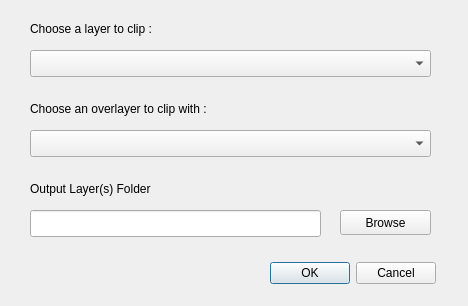
<?xml version="1.0" encoding="UTF-8"?>
<ui version="4.0">
 <class>MultiClip</class>
 <widget class="QDialog" name="MultiClip">
  <property name="geometry">
   <rect>
    <x>0</x>
    <y>0</y>
    <width>468</width>
    <height>306</height>
   </rect>
  </property>
  <property name="windowTitle">
   <string>Dissolve with stats</string>
  </property>
  <widget class="QLabel" name="labelLayerList">
   <property name="geometry">
    <rect>
     <x>30</x>
     <y>20</y>
     <width>211</width>
     <height>17</height>
    </rect>
   </property>
   <property name="toolTip">
    <string>&lt;html&gt;&lt;head/&gt;&lt;body&gt;&lt;p&gt;Choose a layer to dissolve&lt;/p&gt;&lt;/body&gt;&lt;/html&gt;</string>
   </property>
   <property name="text">
    <string>Choose a layer to clip :</string>
   </property>
  </widget>
  <widget class="QLabel" name="labelFieldList">
   <property name="geometry">
    <rect>
     <x>30</x>
     <y>100</y>
     <width>211</width>
     <height>17</height>
    </rect>
   </property>
   <property name="toolTip">
    <string>&lt;html&gt;&lt;head/&gt;&lt;body&gt;&lt;p&gt;All the geometries with the same value for this field will be merged together&lt;/p&gt;&lt;/body&gt;&lt;/html&gt;</string>
   </property>
   <property name="text">
    <string>Choose an overlayer to clip with :</string>
   </property>
  </widget>
  <widget class="QComboBox" name="comboLayerList">
   <property name="geometry">
    <rect>
     <x>30</x>
     <y>50</y>
     <width>401</width>
     <height>27</height>
    </rect>
   </property>
  </widget>
  <widget class="QComboBox" name="comboFieldList">
   <property name="geometry">
    <rect>
     <x>30</x>
     <y>130</y>
     <width>401</width>
     <height>27</height>
    </rect>
   </property>
   <property name="editable">
    <bool>false</bool>
   </property>
   <property name="currentIndex">
    <number>-1</number>
   </property>
  </widget>
  <widget class="QDialogButtonBox" name="buttonBox">
   <property name="geometry">
    <rect>
     <x>260</x>
     <y>260</y>
     <width>176</width>
     <height>27</height>
    </rect>
   </property>
   <property name="standardButtons">
    <set>QDialogButtonBox::Cancel|QDialogButtonBox::Ok</set>
   </property>
  </widget>
  <widget class="QToolButton" name="outButton">
   <property name="geometry">
    <rect>
     <x>340</x>
     <y>210</y>
     <width>91</width>
     <height>25</height>
    </rect>
   </property>
   <property name="text">
    <string>Browse</string>
   </property>
  </widget>
  <widget class="QLineEdit" name="outShape">
   <property name="enabled">
    <bool>true</bool>
   </property>
   <property name="geometry">
    <rect>
     <x>30</x>
     <y>210</y>
     <width>291</width>
     <height>27</height>
    </rect>
   </property>
  </widget>
  <widget class="QLabel" name="labelOutput">
   <property name="geometry">
    <rect>
     <x>30</x>
     <y>180</y>
     <width>211</width>
     <height>17</height>
    </rect>
   </property>
   <property name="toolTip">
    <string>&lt;html&gt;&lt;head/&gt;&lt;body&gt;&lt;p&gt;Click on Browse button to specify output layer&lt;/p&gt;&lt;/body&gt;&lt;/html&gt;</string>
   </property>
   <property name="text">
    <string>Output Layer(s) Folder</string>
   </property>
  </widget>
 </widget>
 <resources/>
 <connections/>
</ui>
